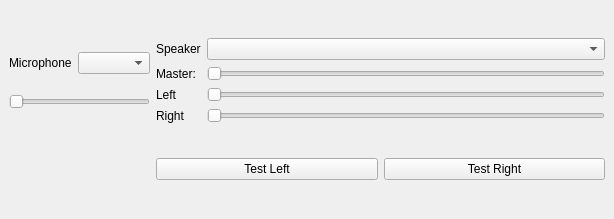
<?xml version="1.0" encoding="UTF-8"?>
<ui version="4.0">
 <class>MainWindow</class>
 <widget class="QMainWindow" name="MainWindow">
  <property name="geometry">
   <rect>
    <x>0</x>
    <y>0</y>
    <width>614</width>
    <height>219</height>
   </rect>
  </property>
  <property name="windowTitle">
   <string>AudioTest</string>
  </property>
  <widget class="QWidget" name="centralwidget">
   <layout class="QGridLayout" name="gridLayout">
    <item row="0" column="1">
     <layout class="QGridLayout" name="gridLayout_3">
      <item row="0" column="1">
       <widget class="QComboBox" name="comboBox_2"/>
      </item>
      <item row="1" column="1">
       <widget class="QSlider" name="ma_volume_slider">
        <property name="orientation">
         <enum>Qt::Orientation::Horizontal</enum>
        </property>
       </widget>
      </item>
      <item row="2" column="1">
       <widget class="QSlider" name="l_volume_slider">
        <property name="orientation">
         <enum>Qt::Orientation::Horizontal</enum>
        </property>
       </widget>
      </item>
      <item row="0" column="0">
       <widget class="QLabel" name="label_2">
        <property name="text">
         <string>Speaker</string>
        </property>
       </widget>
      </item>
      <item row="3" column="1">
       <widget class="QSlider" name="r_volume_slider">
        <property name="orientation">
         <enum>Qt::Orientation::Horizontal</enum>
        </property>
       </widget>
      </item>
      <item row="1" column="0">
       <widget class="QLabel" name="label_3">
        <property name="text">
         <string>Master:</string>
        </property>
       </widget>
      </item>
      <item row="2" column="0">
       <widget class="QLabel" name="label_4">
        <property name="text">
         <string>Left</string>
        </property>
       </widget>
      </item>
      <item row="3" column="0">
       <widget class="QLabel" name="label_5">
        <property name="text">
         <string>Right</string>
        </property>
       </widget>
      </item>
     </layout>
    </item>
    <item row="0" column="0">
     <layout class="QGridLayout" name="gridLayout_2">
      <item row="0" column="0">
       <widget class="QLabel" name="label">
        <property name="text">
         <string>Microphone</string>
        </property>
       </widget>
      </item>
      <item row="0" column="1">
       <widget class="QComboBox" name="comboBox"/>
      </item>
      <item row="1" column="0" colspan="2">
       <widget class="QSlider" name="m_volume_slider">
        <property name="orientation">
         <enum>Qt::Orientation::Horizontal</enum>
        </property>
       </widget>
      </item>
     </layout>
    </item>
    <item row="1" column="0">
     <layout class="QGridLayout" name="micLevels"/>
    </item>
    <item row="1" column="1">
     <layout class="QGridLayout" name="gridLayout_5">
      <item row="0" column="0">
       <widget class="QPushButton" name="pushButton">
        <property name="text">
         <string>Test Left</string>
        </property>
       </widget>
      </item>
      <item row="0" column="1">
       <widget class="QPushButton" name="pushButton_2">
        <property name="text">
         <string>Test Right</string>
        </property>
       </widget>
      </item>
     </layout>
    </item>
   </layout>
  </widget>
 </widget>
 <resources/>
 <connections/>
</ui>
